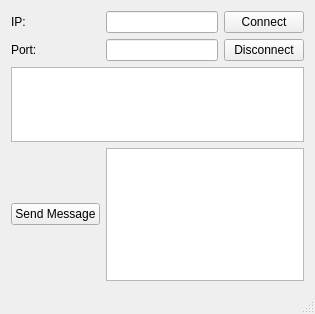
<?xml version="1.0" encoding="UTF-8"?>
<ui version="4.0">
 <class>ClientWindow</class>
 <widget class="QMainWindow" name="ClientWindow">
  <property name="geometry">
   <rect>
    <x>0</x>
    <y>0</y>
    <width>315</width>
    <height>314</height>
   </rect>
  </property>
  <property name="windowTitle">
   <string>Client</string>
  </property>
  <widget class="QWidget" name="centralWidget">
   <layout class="QGridLayout" name="gridLayout">
    <item row="0" column="0">
     <widget class="QLabel" name="ipLabel">
      <property name="text">
       <string>IP:</string>
      </property>
     </widget>
    </item>
    <item row="0" column="1">
     <widget class="QLineEdit" name="ipLineEdit"/>
    </item>
    <item row="1" column="0">
     <widget class="QLabel" name="portLabel">
      <property name="text">
       <string>Port:</string>
      </property>
     </widget>
    </item>
    <item row="1" column="1">
     <widget class="QLineEdit" name="portLineEdit"/>
    </item>
    <item row="0" column="2">
     <widget class="QPushButton" name="connectButton">
      <property name="text">
       <string>Connect</string>
      </property>
     </widget>
    </item>
    <item row="1" column="2">
     <widget class="QPushButton" name="disconnectButton">
      <property name="text">
       <string>Disconnect</string>
      </property>
     </widget>
    </item>
    <item row="4" column="0">
     <widget class="QPushButton" name="sendButton">
      <property name="text">
       <string>Send Message</string>
      </property>
     </widget>
    </item>
    <item row="2" column="0" rowspan="2" colspan="3">
     <widget class="QTextEdit" name="allMessageTextEdit"/>
    </item>
    <item row="4" column="1" colspan="2">
     <widget class="QTextEdit" name="newMessageTextEdit"/>
    </item>
   </layout>
  </widget>
  <widget class="QMenuBar" name="menuBar">
   <property name="geometry">
    <rect>
     <x>0</x>
     <y>0</y>
     <width>315</width>
     <height>21</height>
    </rect>
   </property>
  </widget>
  <widget class="QStatusBar" name="statusBar"/>
 </widget>
 <layoutdefault spacing="6" margin="11"/>
 <resources/>
 <connections/>
</ui>
